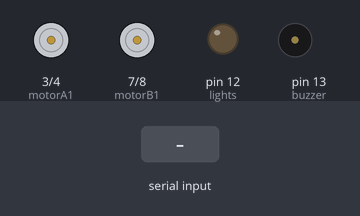
Bench run of a sketch on a simulated Arduino Uno, built with avr-gcc and run on an emulated ATmega328P. Shown: motor-driver pin pairs drawn as motors (green arrow = first pin HIGH = forward, orange = second pin HIGH = backward, longer = more drive, scaled by the enable pin), output pins drawn as LEDs (lit = HIGH), buzzer (waves = sounding, pin HIGH). The inputs (shaded band) are chosen by the test bench. What the sketch prints to the serial monitor is not drawn.

Above: at 1.2 s.
1.3 s: "F" received over Serial
At 2.5 s:
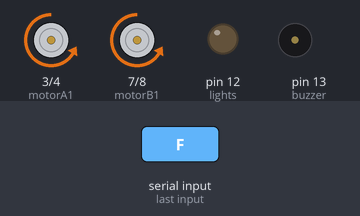
2.8 s: byte 72 ('H') received over Serial
At 3.8 s:
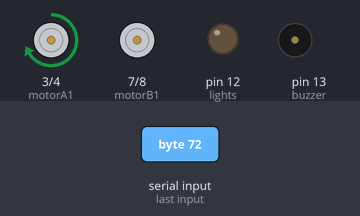
4.3 s: byte 76 ('L') received over Serial
At 5.0 s:
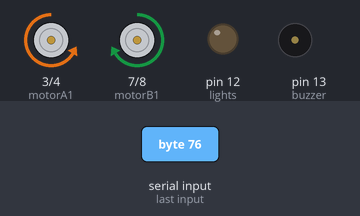
5.8 s: byte 82 ('R') received over Serial
At 6.1 s:
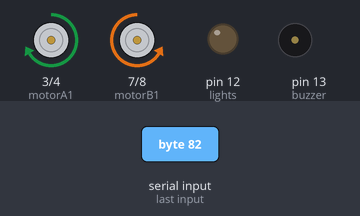
7.3 s: byte 83 ('S') received over Serial
At 8.4 s:
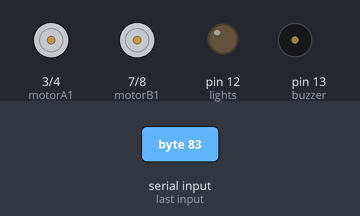
8.8 s: byte 87 ('W') received over Serial
At 9.6 s:
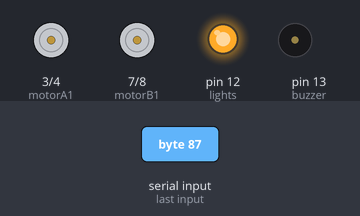
Timing chart, 0 to 11.3 s (numbered marks = the images above; inputs shaded):
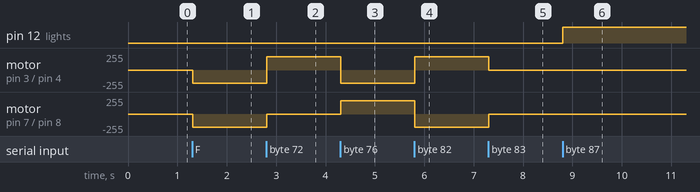

Measured:
- after the input at 1.3 s, motor on pin 3 (motorA1) / pin 4 (motorA2), motor on pin 7 (motorB1) / pin 8 (motorB2): stopped → backward 200/255 at once
- after the input at 2.8 s, motor on pin 3 (motorA1) / pin 4 (motorA2): backward 200/255 → forward 200/255 at once; motor on pin 7 (motorB1) / pin 8 (motorB2): backward 200/255 → stopped at once
- after the input at 4.3 s, motor on pin 3 (motorA1) / pin 4 (motorA2): forward 200/255 → backward 200/255 at once; motor on pin 7 (motorB1) / pin 8 (motorB2): stopped → forward 200/255 at once
- after the input at 5.8 s, motor on pin 3 (motorA1) / pin 4 (motorA2): backward 200/255 → forward 200/255 at once; motor on pin 7 (motorB1) / pin 8 (motorB2): forward 200/255 → backward 200/255 at once
- after the input at 7.3 s, motor on pin 3 (motorA1) / pin 4 (motorA2): forward 200/255 → stopped at once; motor on pin 7 (motorB1) / pin 8 (motorB2): backward 200/255 → stopped at once
- after the input at 8.8 s, pin 12 (lights): LOW → HIGH at once

The sketch:

arduino_nano_bt_rc_car.ino
```cpp
/*
 SUDI
 */
//L293 Connection
  const int motorA1      = 3;
  const int motorA2      = 4;
  const int motorAspeed  = 5;
  const int motorB1      = 7;
  const int motorB2      = 8;
  const int motorBspeed  = 6;
  const int lights       = 12;
  const int buzzer       = 13;


//Useful Variables
  int state;
  int i=0;
  int j=0;
  int vSpeed=200;     // Default speed, from 0 to 255


void setup() {
    // Set pins as outputs:
    pinMode(motorA1, OUTPUT);
    pinMode(motorA2, OUTPUT);
    pinMode(motorB1, OUTPUT);
    pinMode(motorB2, OUTPUT);
    pinMode(lights, OUTPUT);
    pinMode(buzzer, OUTPUT);

    // Initialize serial communication at 9600 bits per second:
    Serial.begin(9600);

}

void loop() {

    if(Serial.available() > 0){
      state = Serial.read();
    }
   Serial.println(state);
  //Change speed if state is equal from 0 to 4. Values must be from 0 to 255 (PWM)
    if (state == '0'){
      vSpeed=0;}
    else if (state == '1'){
      vSpeed=100;}
    else if (state == '2'){
      vSpeed=180;}
    else if (state == '3'){
      vSpeed=200;}
    else if (state == '4'){
      vSpeed=255;}

  /***********************Forward****************************/
  //If state is equal with letter 'F', car will go forward!
    if (state == 'F') {
  digitalWrite (motorA1,LOW);
  delay(1);
  digitalWrite(motorA2,HIGH);
  delay(1);

  digitalWrite (motorB1,LOW);
  delay(1);
  digitalWrite(motorB2,HIGH);

  analogWrite (motorAspeed, vSpeed);
  analogWrite (motorBspeed, vSpeed);
  }
  /**********************Forward Left************************/
  //If state is equal with letter 'G', car will go forward left
    else if (state == 'I') {
  digitalWrite (motorA1,LOW);
  delay(1);
  digitalWrite(motorA2,HIGH);
  delay(1);

  digitalWrite (motorB1,LOW);
  delay(1);
  digitalWrite(motorB2,HIGH);

  analogWrite (motorAspeed, 0);
  analogWrite (motorBspeed, vSpeed);
    }
  /**********************Forward Right************************/
  //If state is equal with letter 'I', car will go forward right
    else if (state == 'G') {
  digitalWrite (motorA1,LOW);
  delay(1);
  digitalWrite(motorA2,HIGH);
  delay(1);

  digitalWrite (motorB1,LOW);
  delay(1);
  digitalWrite(motorB2,HIGH);

  analogWrite (motorAspeed, vSpeed);
  analogWrite (motorBspeed, 0);
    }
  /***********************Backward****************************/
  //If state is equal with letter 'B', car will go backward
    else if (state == 'B') {
  digitalWrite (motorA1,HIGH);
  delay(1);
  digitalWrite(motorA2,LOW);
  delay(1);

  digitalWrite (motorB1,HIGH);
  delay(1);
  digitalWrite(motorB2,LOW);

  analogWrite (motorAspeed, vSpeed);
  analogWrite (motorBspeed, vSpeed);
    }
  /**********************Backward Left************************/
  //If state is equal with letter 'J', car will go backward left
    else if (state == 'J') {
  digitalWrite (motorA1,HIGH);
  delay(1);
  digitalWrite(motorA2,LOW);
  delay(1);

  digitalWrite (motorB1,HIGH);
  delay(1);
  digitalWrite(motorB2,LOW);

  analogWrite (motorAspeed, 0);
  analogWrite (motorBspeed, vSpeed);
    }
  /**********************Backward Right************************/
  //If state is equal with letter 'H', car will go backward right
    else if (state == 'H') {
  digitalWrite (motorA1,HIGH);
  delay(1);
  digitalWrite(motorA2,LOW);
  delay(1);

  digitalWrite (motorB1,HIGH);
  delay(1);
  digitalWrite(motorB2,LOW);

  analogWrite (motorAspeed, vSpeed);
  analogWrite (motorBspeed, 0);
    }
  /***************************Left*****************************/
  //If state is equal with letter 'L', wheels will turn left
    else if (state == 'L') {
  digitalWrite (motorA2,HIGH);
  delay(1);
  digitalWrite(motorA1,LOW);
  delay(1);

  digitalWrite (motorB2,LOW);
  delay(1);
  digitalWrite(motorB1,HIGH);

  analogWrite (motorAspeed, vSpeed);
  analogWrite (motorBspeed, vSpeed);
    }
  /***************************Right*****************************/
  //If state is equal with letter 'R', wheels will turn right
    else if (state == 'R') {
  digitalWrite (motorA2,LOW);
  delay(1);
  digitalWrite(motorA1,HIGH);
  delay(1);

  digitalWrite (motorB2,HIGH);
  delay(1);
  digitalWrite(motorB1,LOW);

  analogWrite (motorAspeed, vSpeed);
  analogWrite (motorBspeed, vSpeed);
    }

     /************************Stop*****************************/
  //If state is equal with letter 'S', stop the car
    else if (state == 'S'){
        analogWrite(motorA1, 0);  analogWrite(motorA2, 0);
        analogWrite(motorB1, 0);  analogWrite(motorB2, 0);
    }
 /************************Lights*****************************/
 //If state is equal with letter 'W', turn leds on or of off
    else if (state == 'W') {
      if (i == 0) {
         digitalWrite(lights, HIGH);
         i=1;
      }
      else if (i==1){
         digitalWrite(lights, LOW);
         i=0;
      }
      state='n';
    }
  /**********************Horn sound***************************/
  //If state is equal with letter 'V', play (or stop) horn sound
    else if (state == 'V') {
      if (j == 0) {
         digitalWrite(buzzer, HIGH);
         j=1;
      }
      else if (j==1){
         digitalWrite(buzzer, LOW);
         j=0;
      }
      state='n';
    }
}
```
